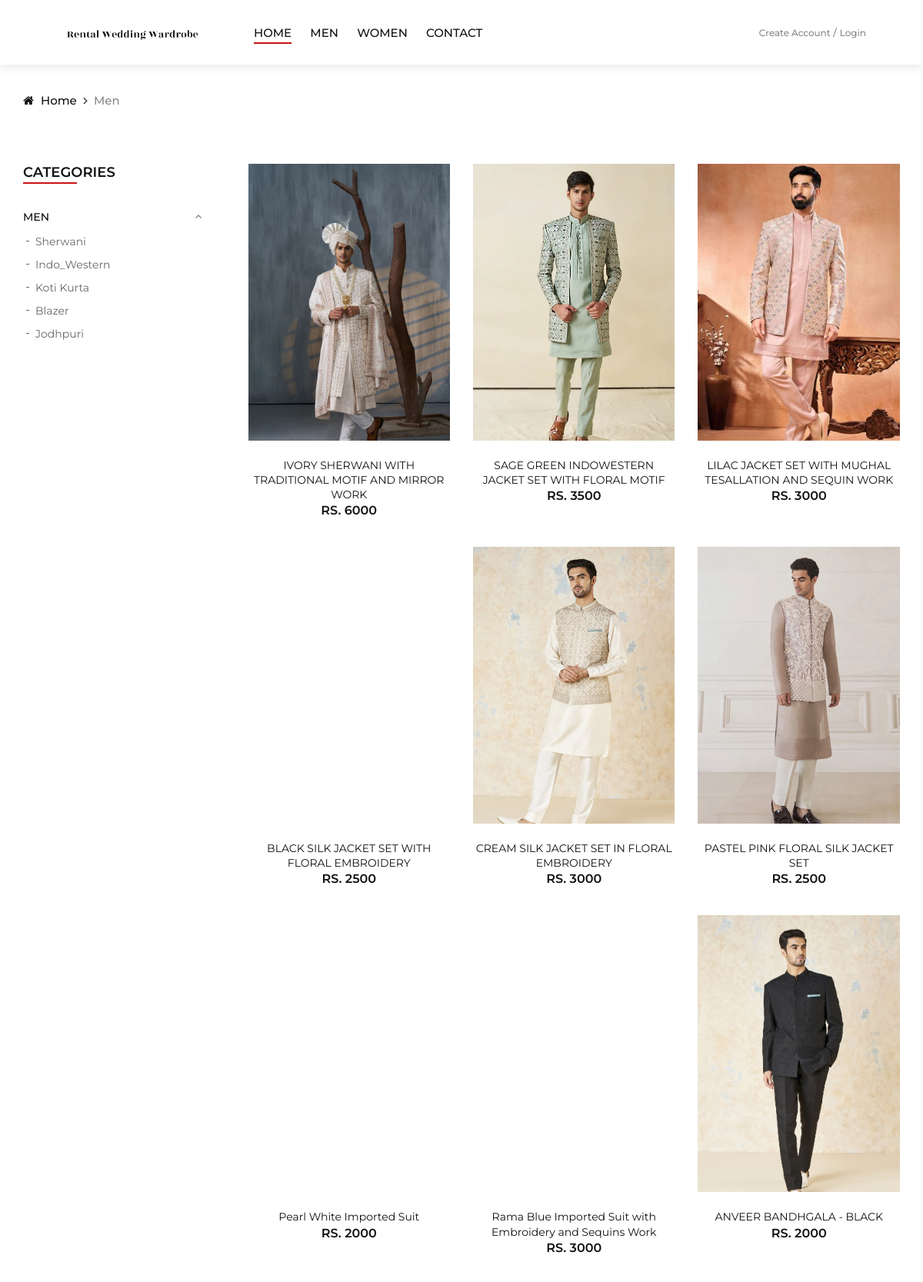
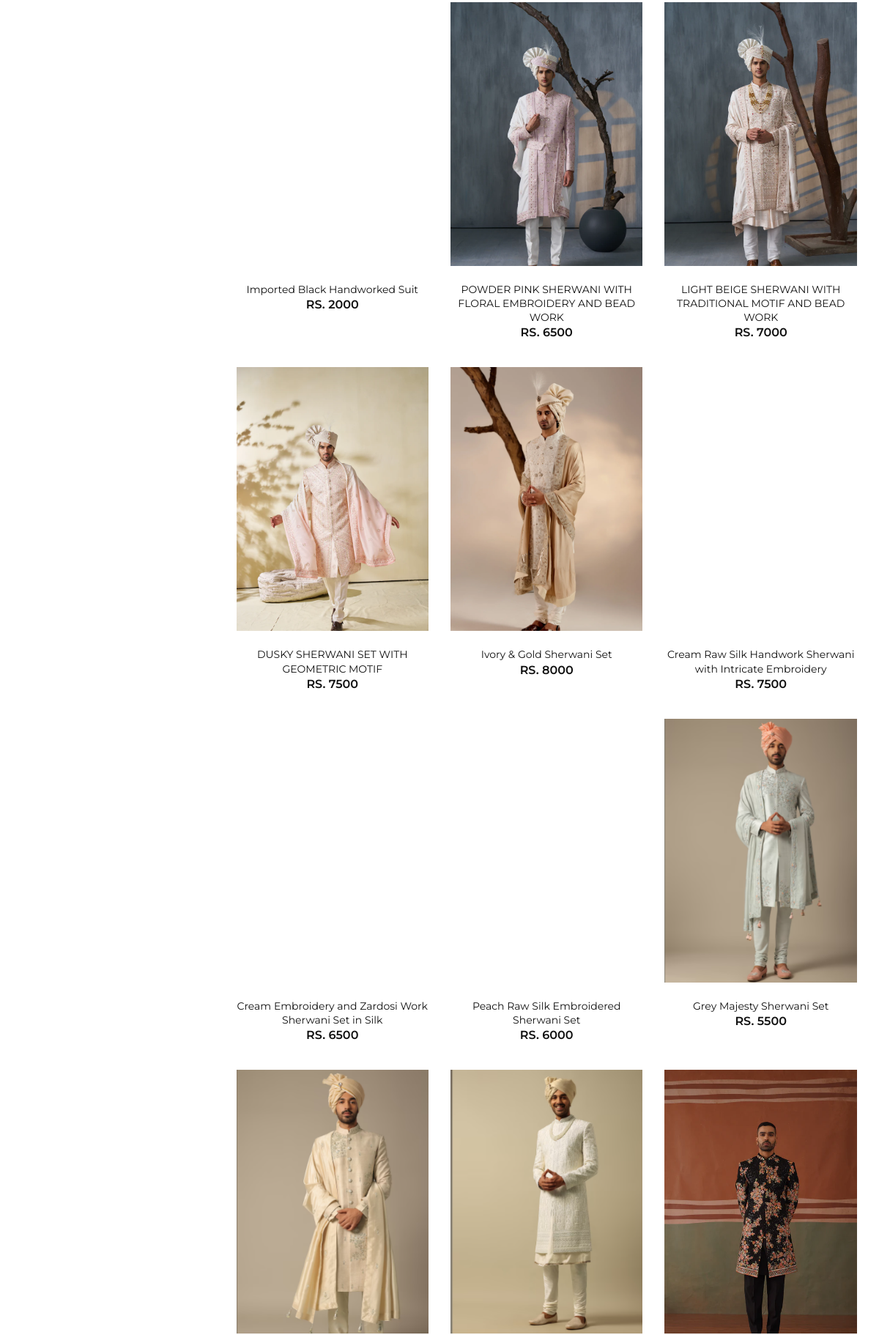
The page /Men (upper part) on the database its author committed (2 pictures, top to bottom).
### newapp/models.py (models this page shows, shortened)
class Sub_cat(models.Model):
    Category_id = models.ForeignKey(Category, on_delete=models.CASCADE)
    Sub_catName=models.CharField(max_length=70)

class Product(models.Model):
    Category_id=models.ForeignKey(Category,on_delete=models.CASCADE)
    Sub_Category_id = models.ForeignKey(Sub_cat, on_delete=models.CASCADE)
    Product_name=models.CharField(max_length=100)
    Rent=models.CharField(max_length=20)
    Product_color=models.CharField(max_length=20)
    Product_size=models.CharField(max_length=20)
    Product_description=models.TextField()
    image=models.ImageField(upload_to='photos')
    Status=models.CharField(max_length=25,choices=PRODUCTSTATUS)

### newapp/views.py (the view)
# urls.py: path('Men', views.Men, name="Men"),
def Men(request):
    context = basic(request)
    fetchqueary=Product.objects.filter(Category_id=2,Status="Available")
    subcat = Sub_cat.objects.filter(Category_id=2)
    context.update({"fetchdata": fetchqueary,"subcatdata": subcat})
    return render(request,"Men.html",context)

### newapp/views.py (called while the page is built)
def basic(request):
    try:
        lid=request.session['user_id']
        fetchqueary = Product.objects.all()
        data=order.objects.filter(User_id=lid).count()
        datatwo=Wishlist.objects.filter(User_id=lid).count()
        context={"fetchdata":fetchqueary,
                 "data":data,
                 "datatwo":datatwo}
        return context
    except:
        fetchqueary = Product.objects.all()
        context={"fetchdata":fetchqueary}
        return context

### newapp/templates/Men.html (shortened to what this page needs)
{% extends 'basic.html'  %}
{% block body %}
    <div class="breadcrumb-option">
        <div class="container">
            <div class="row">
                <div class="col-lg-12">
                    <div class="breadcrumb__links">
                        <a href="/"><i class="fa fa-home"></i> Home</a>
                        <span>Men</span>
                    </div>
                </div>
            </div>
        </div>
    </div>
    <section class="shop spad">
        <div class="container">
            <div class="row" >
                <div class="col-lg-3 col-md-3">
                    <div class="shop__sidebar">
                        <div class="sidebar__categories">
                            <div class="section-title">
                                <h4>Categories</h4>
                            </div>
                            <div class="categories__accordion">
                                <div class="accordion" id="accordionExample">
                                    <div class="card">
                                        <div class="card-heading active">
                                            <a data-toggle="collapse" data-target="#collapseOne">MEN</a>
                                        </div>
                                        <div id="collapseOne" class="collapse show" data-parent="#accordionExample">
                                            <div class="card-body">
                                                <ul>
                                                    {% for i in subcatdata%}
                                                    <li><a href="subcatpage/{{i.id}}">{{i.Sub_catName}}</a></li>
                                                    {% endfor %}                                                </ul>
                                            </div>
                                        </div>
                                    </div>
                                </div>
                            </div>
                        </div>
                        {% for data in fetchdata %}
                        <div class="col-lg-4 col-md-6" >
                            <div class="product__item">
                                <div class="product__item__pic set-bg" data-setbg="/media/{{data.image}}" >
                                    <ul class="product__hover">
                                    </ul>
                                </div>
                                <div class="product__item__text">
                                    <h6><a href="../product-details/{{ data.id }}">{{ data.Product_name}}</a></h6>
                                    <div class="product__price">RS. {{ data.Rent}}</div>
                                </div>
                            </div>
                        </div>
                        {% endfor %}
                    </div>
    </section>
{% endblock%}

### newapp/static/css/style.css (style rules this page uses)
html, body { height: 100%; font-family: "Montserrat", sans-serif; -webkit-font-smoothing: antialiased; }
h1, h2, h3, h4, h5, h6 { margin: 0; color: #111111; font-weight: 400; font-family: "Montserrat", sans-serif; }
h4 { font-size: 24px; }
h6 { font-size: 16px; }
ul, ol { padding: 0; margin: 0; }
.section-title { margin-bottom: 45px; }
.section-title h4 { color: #111111; font-weight: 600; text-transform: uppercase; position: relative; display: inline-block; }
.section-title h4:after { position: absolute; left: 0; bottom: -4px; height: 2px; width: 70px; background: #ca1515; content: ""; }
.set-bg { background-repeat: no-repeat; background-size: cover; background-position: top center; }
.spad { padding-top: 100px; padding-bottom: 100px; }
.breadcrumb-option { padding-top: 35px; }
.breadcrumb__links a { font-size: 15px; font-weight: 500; color: #111111; margin-right: 18px; display: inline-block; position: relative; }
.breadcrumb__links a:after { position: absolute; right: -14px; top: 0; content: ""; font-family: "FontAwesome"; }
.breadcrumb__links a i { margin-right: 5px; }
.breadcrumb__links span { font-size: 15px; font-weight: 500; color: #888888; display: inline-block; }
.product__item { margin-bottom: 35px; }
.product__item__pic { height: 360px; position: relative; overflow: hidden; }
.product__hover { position: absolute; left: 0; width: 100%; bottom: 30px; text-align: center; }
.product__item__text { text-align: center; padding-top: 22px; }
.product__item__text h6 a { font-size: 14px; color: #111111; }
.product__item__text .product__price { color: #111111; font-weight: 600; }
.shop { padding-top: 70px; padding-bottom: 80px; }
.sidebar__categories { margin-bottom: 50px; }
.sidebar__categories .section-title { margin-bottom: 35px; }
.sidebar__categories .section-title h4 { font-size: 18px; }
.categories__accordion .card { border: none; border-radius: 0; padding-bottom: 12px; border-bottom: 1px solid #f2f2f2 !important; margin-bottom: 12px; }
.categories__accordion .card:last-child { padding-bottom: 0; margin-bottom: 0; border-bottom: none !important; }
.categories__accordion .card-heading { cursor: pointer; }
.categories__accordion .card-heading a { font-size: 14px; font-weight: 500; color: #111111; display: block; }
.categories__accordion .card-body { padding-left: 0; padding-top: 6px; padding-bottom: 0; }
.categories__accordion .card-body li { list-style: none; position: relative; padding-left: 16px; }
.categories__accordion .card-body li:before { position: absolute; left: 4px; top: 14px; height: 1px; width: 4px; background: #666666; content: ""; }
.categories__accordion .card-body li a { font-size: 14px; color: #666666; line-height: 30px; }
.categories__accordion .card-heading a:after, .categories__accordion .card-heading>a.active[aria-expanded=false]:after { content: ""; font-size: 14px; font-family: "FontAwesome"; color: #666666; position: absolute; right: 30px; top: 0px; }
.categories__accordion .card-heading.active a:after { content: ""; font-size: 14px; font-family: "FontAwesome"; color: #666666; position: absolute; right: 30px; top: -1px; }
@media only screen and (min-width: 1200px) { .container { max-width: 1170px; } }

### rows shown on the page
Sub_cat: Sub_catName "Sherwani"
Sub_cat: Sub_catName "Indo_Western"
Sub_cat: Sub_catName "Koti Kurta"
Sub_cat: Sub_catName "Blazer"
Sub_cat: Sub_catName "Jodhpuri"
Product: Rent "6000"
Product: shows a picture, Product_name "SAGE GREEN INDOWESTERN JACKET SET WITH FLORAL MOTIF", Rent "3500"
Product: shows a picture, Product_name "LILAC JACKET SET WITH MUGHAL TESALLATION AND SEQUIN WORK", Rent "3000"
Product: Product_name "BLACK SILK JACKET SET WITH FLORAL EMBROIDERY", Rent "2500"
Product: shows a picture, Product_name "CREAM SILK JACKET SET IN FLORAL EMBROIDERY", Rent "3000"
Product: shows a picture, Product_name "PASTEL PINK FLORAL SILK JACKET SET", Rent "2500"
Product: Product_name "Pearl White Imported Suit", Rent "2000"
Product: Product_name "Rama Blue Imported Suit with Embroidery and Sequins Work", Rent "3000"
Product: shows a picture, Product_name "ANVEER BANDHGALA - BLACK", Rent "2000"
Product: Product_name "Imported Black Handworked Suit", Rent "2000"
Product: shows a picture, Product_name "POWDER PINK SHERWANI WITH FLORAL EMBROIDERY AND BEAD WORK", Rent "6500"
Product: shows a picture, Product_name "LIGHT BEIGE SHERWANI WITH TRADITIONAL MOTIF AND BEAD WORK", Rent "7000"
Product: shows a picture, Product_name "DUSKY SHERWANI SET WITH GEOMETRIC MOTIF", Rent "7500"
Product: shows a picture, Product_name "Ivory & Gold Sherwani Set", Rent "8000"
Product: Product_name "Cream Raw Silk Handwork Sherwani with Intricate Embroidery", Rent "7500"
Product: Product_name "Cream Embroidery and Zardosi Work Sherwani Set in Silk", Rent "6500"
Product: Product_name "Peach Raw Silk Embroidered Sherwani Set", Rent "6000"
Product: shows a picture, Product_name "Grey Majesty Sherwani Set", Rent "5500"
Product: shows a picture
Product: shows a picture
Product: shows a picture
